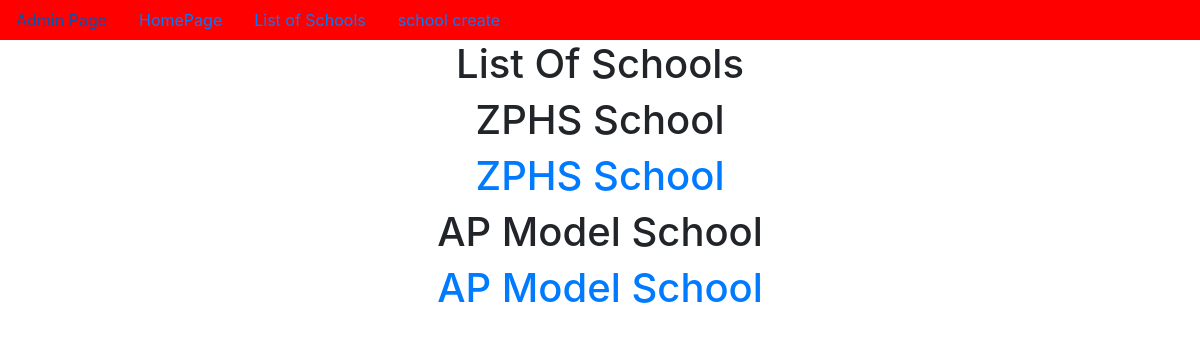
The page /school_list/ on the database as committed earlier.
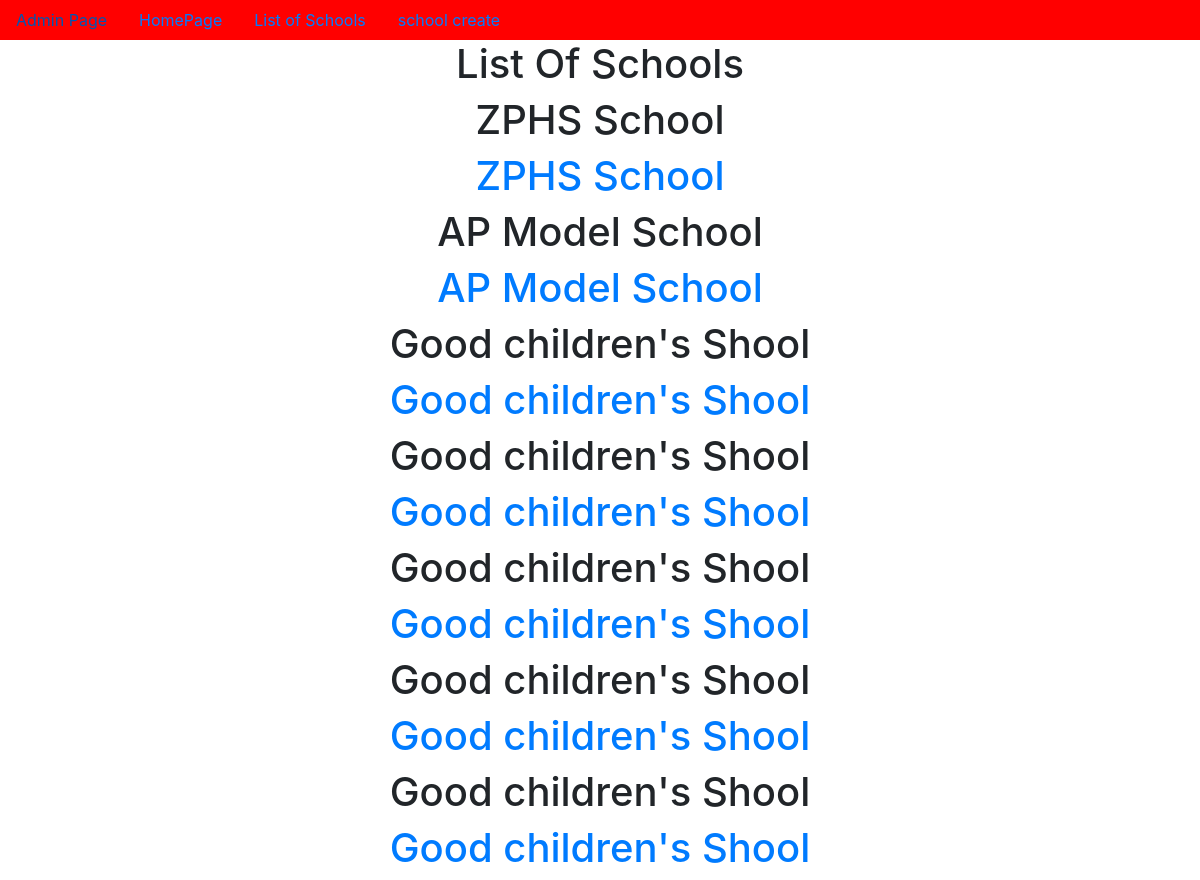
The same page on the database as committed later.
### app/models.py (models this page shows, shortened)
class School(models.Model):
    name=models.CharField(max_length=100)
    principal=models.CharField(max_length=100)
    location=models.CharField(max_length=100)

### app/views.py (the view)
# urls.py: path('school_list/',SchoolList.as_view(),name='SchoolList'),
class SchoolList(ListView):
    model=School
    context_object_name='schools'
    template_name='app/school_list.html'

### templates/app/school_list.html (shortened to what this page needs)
{% extends 'app/dummy.html' %}
{% block body_block  %}
<h1>List Of Schools</h1>
    {% for school in schools %}
        <h1>{{school.name}}</h1>
        <a href="{{school.pk}}"><h1>{{school.name}}</h1></a>
    {% endfor %}
{% endblock %}

### templates/app/dummy.html (shortened to what this page needs)
<!doctype html>
<html lang="en">
  <head>
    <link rel="stylesheet" href="https://cdn.jsdelivr.net/npm/bootstrap@4.6.2/dist/css/bootstrap.min.css">
  </head>
  <body>
<center>
    <nav class="nav" style="background-color: Red;">
        <a href="{% url 'admin:index' %}" class="nav-link">Admin Page</a>
        <a href="{% url 'Home' %}" class="nav-link">HomePage</a>
        <a href="{% url 'SchoolList' %}" class="nav-link">List of Schools</a>
        <a href="{% url 'SchoolCreate' %}" class="nav-link">school create</a>
    </nav>
    {% block body_block %}
    {% endblock %}
</center>
  </body>
</html>

Rows that differ between the two databases and show on the page:
added School: name "Good children's Shool"
added School: name "Good children's Shool"
added School: name "Good children's Shool"
added School: name "Good children's Shool"
added School: name "Good children's Shool"
